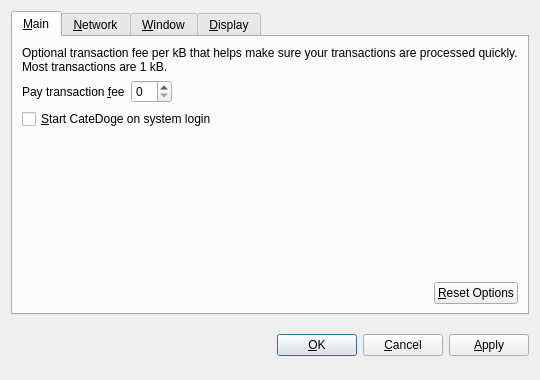
<?xml version="1.0" encoding="UTF-8"?>
<ui version="4.0">
 <class>OptionsDialog</class>
 <widget class="QDialog" name="OptionsDialog">
  <property name="geometry">
   <rect>
    <x>0</x>
    <y>0</y>
    <width>540</width>
    <height>380</height>
   </rect>
  </property>
  <property name="windowTitle">
   <string>Options</string>
  </property>
  <property name="modal">
   <bool>true</bool>
  </property>
  <layout class="QVBoxLayout" name="verticalLayout">
   <item>
    <widget class="QTabWidget" name="tabWidget">
     <property name="tabPosition">
      <enum>QTabWidget::North</enum>
     </property>
     <property name="currentIndex">
      <number>0</number>
     </property>
     <widget class="QWidget" name="tabMain">
      <attribute name="title">
       <string>&amp;Main</string>
      </attribute>
      <layout class="QVBoxLayout" name="verticalLayout_Main">
       <item>
        <widget class="QLabel" name="transactionFeeInfoLabel">
         <property name="text">
          <string>Optional transaction fee per kB that helps make sure your transactions are processed quickly. Most transactions are 1 kB.</string>
         </property>
         <property name="textFormat">
          <enum>Qt::PlainText</enum>
         </property>
         <property name="wordWrap">
          <bool>true</bool>
         </property>
        </widget>
       </item>
       <item>
        <layout class="QHBoxLayout" name="horizontalLayout_1_Main">
         <item>
          <widget class="QLabel" name="transactionFeeLabel">
           <property name="text">
            <string>Pay transaction &amp;fee</string>
           </property>
           <property name="textFormat">
            <enum>Qt::PlainText</enum>
           </property>
           <property name="buddy">
            <cstring>transactionFee</cstring>
           </property>
          </widget>
         </item>
         <item>
          <widget class="BitcoinAmountField" name="transactionFee"/>
         </item>
         <item>
          <spacer name="horizontalSpacer_1_Main">
           <property name="orientation">
            <enum>Qt::Horizontal</enum>
           </property>
           <property name="sizeHint" stdset="0">
            <size>
             <width>40</width>
             <height>20</height>
            </size>
           </property>
          </spacer>
         </item>
        </layout>
       </item>
       <item>
        <widget class="QCheckBox" name="bitcoinAtStartup">
         <property name="toolTip">
          <string>Automatically start CateDoge after logging in to the system.</string>
         </property>
         <property name="text">
          <string>&amp;Start CateDoge on system login</string>
         </property>
        </widget>
       </item>
       <item>
        <spacer name="verticalSpacer_Main">
         <property name="orientation">
          <enum>Qt::Vertical</enum>
         </property>
         <property name="sizeHint" stdset="0">
          <size>
           <width>20</width>
           <height>40</height>
          </size>
         </property>
        </spacer>
       </item>
       <item>
        <layout class="QHBoxLayout" name="horizontalLayout_2_Main">
         <item>
          <spacer name="horizontalSpacer_2_Main">
           <property name="orientation">
            <enum>Qt::Horizontal</enum>
           </property>
           <property name="sizeHint" stdset="0">
            <size>
             <width>40</width>
             <height>20</height>
            </size>
           </property>
          </spacer>
         </item>
         <item>
          <widget class="QPushButton" name="resetButton">
           <property name="toolTip">
            <string>Reset all client options to default.</string>
           </property>
           <property name="text">
            <string>&amp;Reset Options</string>
           </property>
           <property name="autoDefault">
            <bool>false</bool>
           </property>
          </widget>
         </item>
        </layout>
       </item>
      </layout>
     </widget>
     <widget class="QWidget" name="tabNetwork">
      <attribute name="title">
       <string>&amp;Network</string>
      </attribute>
      <layout class="QVBoxLayout" name="verticalLayout_Network">
       <item>
        <widget class="QCheckBox" name="mapPortUpnp">
         <property name="toolTip">
          <string>Automatically open the CateDoge client port on the router. This only works when your router supports UPnP and it is enabled.</string>
         </property>
         <property name="text">
          <string>Map port using &amp;UPnP</string>
         </property>
        </widget>
       </item>
       <item>
        <widget class="QCheckBox" name="connectSocks">
         <property name="toolTip">
          <string>Connect to the CateDoge network through a SOCKS proxy (e.g. when connecting through Tor).</string>
         </property>
         <property name="text">
          <string>&amp;Connect through SOCKS proxy:</string>
         </property>
        </widget>
       </item>
       <item>
        <layout class="QHBoxLayout" name="horizontalLayout_Network">
         <item>
          <widget class="QLabel" name="proxyIpLabel">
           <property name="text">
            <string>Proxy &amp;IP:</string>
           </property>
           <property name="textFormat">
            <enum>Qt::PlainText</enum>
           </property>
           <property name="buddy">
            <cstring>proxyIp</cstring>
           </property>
          </widget>
         </item>
         <item>
          <widget class="QValidatedLineEdit" name="proxyIp">
           <property name="maximumSize">
            <size>
             <width>140</width>
             <height>16777215</height>
            </size>
           </property>
           <property name="toolTip">
            <string>IP address of the proxy (e.g. 127.0.0.1)</string>
           </property>
          </widget>
         </item>
         <item>
          <widget class="QLabel" name="proxyPortLabel">
           <property name="text">
            <string>&amp;Port:</string>
           </property>
           <property name="textFormat">
            <enum>Qt::PlainText</enum>
           </property>
           <property name="buddy">
            <cstring>proxyPort</cstring>
           </property>
          </widget>
         </item>
         <item>
          <widget class="QLineEdit" name="proxyPort">
           <property name="maximumSize">
            <size>
             <width>55</width>
             <height>16777215</height>
            </size>
           </property>
           <property name="toolTip">
            <string>Port of the proxy (e.g. 9050)</string>
           </property>
          </widget>
         </item>
         <item>
          <widget class="QLabel" name="socksVersionLabel">
           <property name="text">
            <string>SOCKS &amp;Version:</string>
           </property>
           <property name="textFormat">
            <enum>Qt::PlainText</enum>
           </property>
           <property name="buddy">
            <cstring>socksVersion</cstring>
           </property>
          </widget>
         </item>
         <item>
          <widget class="QValueComboBox" name="socksVersion">
           <property name="toolTip">
            <string>SOCKS version of the proxy (e.g. 5)</string>
           </property>
          </widget>
         </item>
         <item>
          <spacer name="horizontalSpacer_Network">
           <property name="orientation">
            <enum>Qt::Horizontal</enum>
           </property>
           <property name="sizeHint" stdset="0">
            <size>
             <width>40</width>
             <height>20</height>
            </size>
           </property>
          </spacer>
         </item>
        </layout>
       </item>
       <item>
        <spacer name="verticalSpacer_Network">
         <property name="orientation">
          <enum>Qt::Vertical</enum>
         </property>
         <property name="sizeHint" stdset="0">
          <size>
           <width>20</width>
           <height>40</height>
          </size>
         </property>
        </spacer>
       </item>
      </layout>
     </widget>
     <widget class="QWidget" name="tabWindow">
      <attribute name="title">
       <string>&amp;Window</string>
      </attribute>
      <layout class="QVBoxLayout" name="verticalLayout_Window">
       <item>
        <widget class="QCheckBox" name="minimizeToTray">
         <property name="toolTip">
          <string>Show only a tray icon after minimizing the window.</string>
         </property>
         <property name="text">
          <string>&amp;Minimize to the tray instead of the taskbar</string>
         </property>
        </widget>
       </item>
       <item>
        <widget class="QCheckBox" name="minimizeOnClose">
         <property name="toolTip">
          <string>Minimize instead of exit the application when the window is closed. When this option is enabled, the application will be closed only after selecting Quit in the menu.</string>
         </property>
         <property name="text">
          <string>M&amp;inimize on close</string>
         </property>
        </widget>
       </item>
       <item>
        <spacer name="verticalSpacer_Window">
         <property name="orientation">
          <enum>Qt::Vertical</enum>
         </property>
         <property name="sizeHint" stdset="0">
          <size>
           <width>20</width>
           <height>40</height>
          </size>
         </property>
        </spacer>
       </item>
      </layout>
     </widget>
     <widget class="QWidget" name="tabDisplay">
      <attribute name="title">
       <string>&amp;Display</string>
      </attribute>
      <layout class="QVBoxLayout" name="verticalLayout_Display">
       <item>
        <layout class="QHBoxLayout" name="horizontalLayout_1_Display">
         <item>
          <widget class="QLabel" name="langLabel">
           <property name="text">
            <string>User Interface &amp;language:</string>
           </property>
           <property name="textFormat">
            <enum>Qt::PlainText</enum>
           </property>
           <property name="buddy">
            <cstring>lang</cstring>
           </property>
          </widget>
         </item>
         <item>
          <widget class="QValueComboBox" name="lang">
           <property name="toolTip">
            <string>The user interface language can be set here. This setting will take effect after restarting CateDoge.</string>
           </property>
          </widget>
         </item>
        </layout>
       </item>
       <item>
        <layout class="QHBoxLayout" name="horizontalLayout_2_Display">
         <item>
          <widget class="QLabel" name="unitLabel">
           <property name="text">
            <string>&amp;Unit to show amounts in:</string>
           </property>
           <property name="textFormat">
            <enum>Qt::PlainText</enum>
           </property>
           <property name="buddy">
            <cstring>unit</cstring>
           </property>
          </widget>
         </item>
         <item>
          <widget class="QValueComboBox" name="unit">
           <property name="toolTip">
            <string>Choose the default subdivision unit to show in the interface and when sending coins.</string>
           </property>
          </widget>
         </item>
        </layout>
       </item>
       <item>
        <widget class="QCheckBox" name="displayAddresses">
         <property name="toolTip">
          <string>Whether to show CateDoge addresses in the transaction list or not.</string>
         </property>
         <property name="text">
          <string>&amp;Display addresses in transaction list</string>
         </property>
        </widget>
       </item>
       <item>
        <spacer name="verticalSpacer_Display">
         <property name="orientation">
          <enum>Qt::Vertical</enum>
         </property>
         <property name="sizeHint" stdset="0">
          <size>
           <width>20</width>
           <height>40</height>
          </size>
         </property>
        </spacer>
       </item>
      </layout>
     </widget>
    </widget>
   </item>
   <item>
    <layout class="QHBoxLayout" name="horizontalLayout_Buttons">
     <item>
      <spacer name="horizontalSpacer_1">
       <property name="orientation">
        <enum>Qt::Horizontal</enum>
       </property>
       <property name="sizeHint" stdset="0">
        <size>
         <width>40</width>
         <height>48</height>
        </size>
       </property>
      </spacer>
     </item>
     <item>
      <widget class="QLabel" name="statusLabel">
       <property name="font">
        <font>
         <weight>75</weight>
         <bold>true</bold>
        </font>
       </property>
       <property name="text">
        <string/>
       </property>
       <property name="textFormat">
        <enum>Qt::PlainText</enum>
       </property>
       <property name="wordWrap">
        <bool>true</bool>
       </property>
      </widget>
     </item>
     <item>
      <spacer name="horizontalSpacer_2">
       <property name="orientation">
        <enum>Qt::Horizontal</enum>
       </property>
       <property name="sizeHint" stdset="0">
        <size>
         <width>40</width>
         <height>48</height>
        </size>
       </property>
      </spacer>
     </item>
     <item>
      <widget class="QPushButton" name="okButton">
       <property name="text">
        <string>&amp;OK</string>
       </property>
      </widget>
     </item>
     <item>
      <widget class="QPushButton" name="cancelButton">
       <property name="text">
        <string>&amp;Cancel</string>
       </property>
       <property name="autoDefault">
        <bool>false</bool>
       </property>
      </widget>
     </item>
     <item>
      <widget class="QPushButton" name="applyButton">
       <property name="text">
        <string>&amp;Apply</string>
       </property>
       <property name="autoDefault">
        <bool>false</bool>
       </property>
      </widget>
     </item>
    </layout>
   </item>
  </layout>
 </widget>
 <customwidgets>
  <customwidget>
   <class>BitcoinAmountField</class>
   <extends>QSpinBox</extends>
   <header>bitcoinamountfield.h</header>
  </customwidget>
  <customwidget>
   <class>QValueComboBox</class>
   <extends>QComboBox</extends>
   <header>qvaluecombobox.h</header>
  </customwidget>
  <customwidget>
   <class>QValidatedLineEdit</class>
   <extends>QLineEdit</extends>
   <header>qvalidatedlineedit.h</header>
  </customwidget>
 </customwidgets>
 <resources/>
 <connections/>
</ui>
